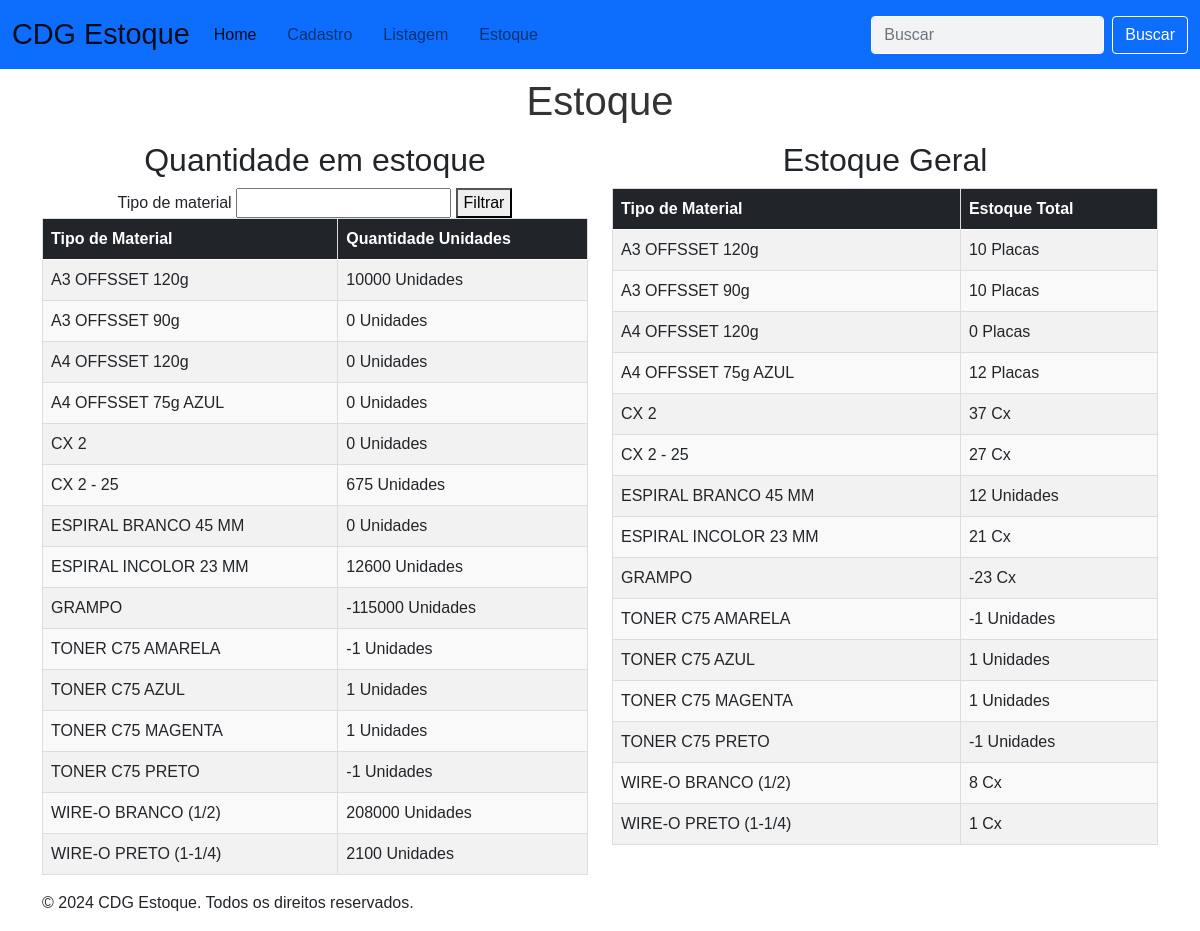
The page /estoque/ on the database as committed earlier.
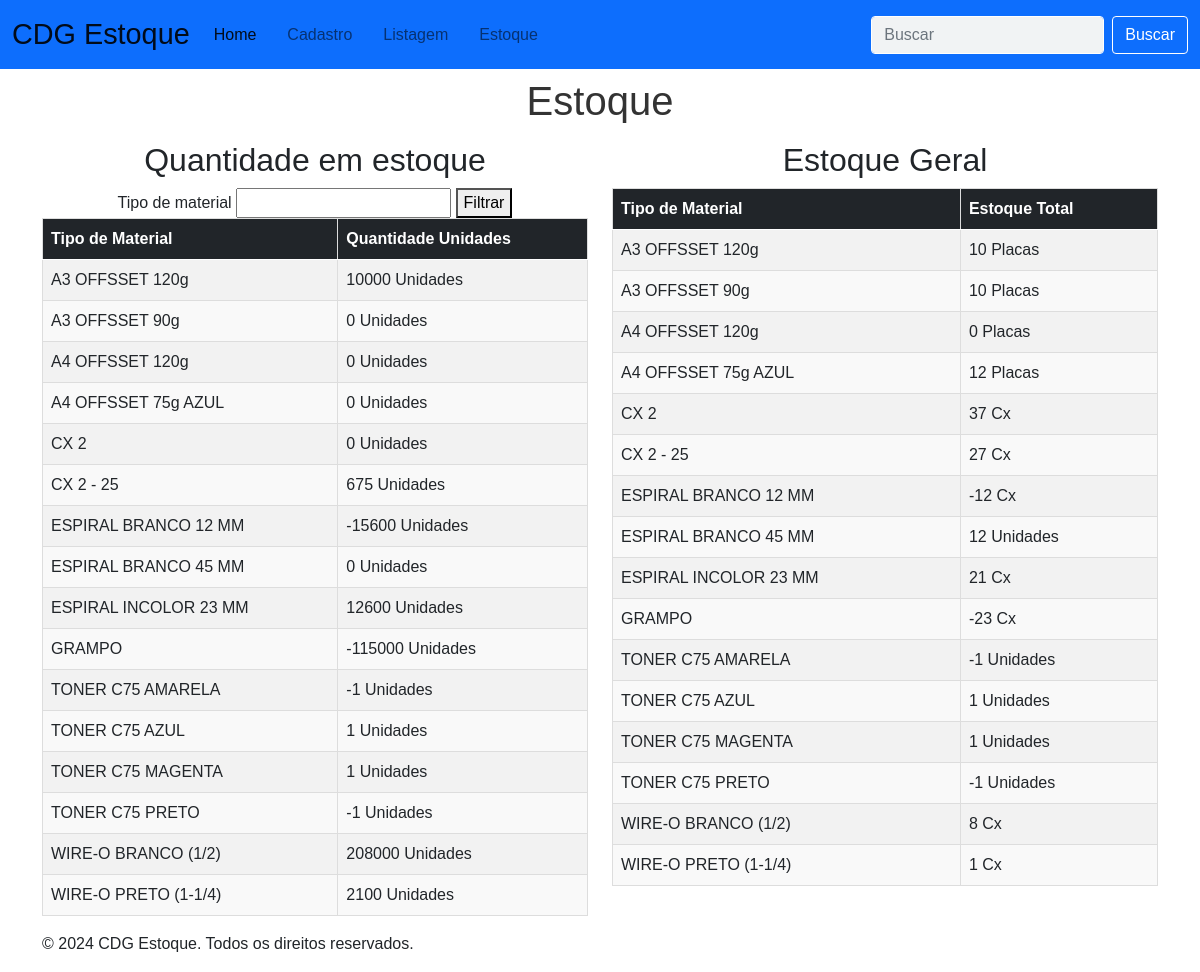
The same page on the database as committed later.
### app/models.py (models this page shows, shortened)
class Estoque(models.Model):
    entrada_saida = models.CharField(max_length=50)
    data = models.DateField()
    qtde = models.IntegerField()
    tipo = models.CharField(max_length=100)
    formato = models.CharField(max_length=100)
    nome = models.CharField(max_length=150)
    tipo_de_material = models.CharField(max_length=100)
    formato_da_folha = models.CharField(max_length=100)
    folha = models.CharField(max_length=100)

### app/views.py (the view)
# urls.py: path('estoque/', estoque, name='estoque'),
def estoque(request):
    tipo_de_material = request.GET.get('tipo_de_material')
    print(tipo_de_material)
    estoque = Estoque.objects.all()
    data = {
        'entrada_saida': [f.entrada_saida for f in estoque],
        'data': [f.data for f in estoque],
        'qtde': [f.qtde for f in estoque],
        'tipo': [f.tipo for f in estoque],
        'formato': [f.formato for f in estoque],
        'nome': [f.nome for f in estoque],
        'tipo_de_material': [f.tipo_de_material for f in estoque],
        'formato_da_folha': [f.formato_da_folha for f in estoque],
        'folha': [f.folha for f in estoque],
    }
    df = pd.DataFrame(data)
    df['qtde'] = df['qtde'].apply(Decimal)
    df['qtde_placas_unidades'] = df.apply(calcular_qtde_placas, axis=1)
    df['qtde_folhas_caixa'] = df.apply(calcular_qtde_caixas, axis=1)
    df['qtde_bobinas'] = df.apply(calcular_qtde_bobinas, axis=1)
    df['qtde_bobinas_ensacamento'] = df.apply(calcular_qtde_bobinas_ensacamento, axis=1)
    df['qtde_contra_capa'] = df.apply(calcular_contra_capa, axis=1)
    df['qtde_granpeador'] = df.apply(calcular_granpeador, axis=1)
    df['qtde_grampos'] = df.apply(calcular_grampos, axis=1)
    df['qtde_folhas_caixa_2'] = df.apply(calcular_caixa_2, axis=1)
    df['qtde_tintas_toners'] = df.apply(calcular_tintas_toners, axis=1)
    df['qtde_Wireo'] = df.apply(calcular_Wireo, axis=1)
    df['qtde_espiral'] = df.apply(calcular_espiral, axis=1)
    df['qtde_final'] = df[['qtde_placas_unidades', 'qtde_folhas_caixa', 'qtde_bobinas',
                           'qtde_bobinas_ensacamento', 'qtde_contra_capa',
                           'qtde_granpeador', 'qtde_grampos', 'qtde_folhas_caixa_2',
                           'qtde_tintas_toners', 'qtde_Wireo', 'qtde_espiral']].sum(axis=1, skipna=True)
    estoque_total = calcular_estoque_total(df)
    estoque_total_geral = calcular_estoque_total_especifico(df)
    estoque_total_dict = estoque_total.to_dict()
    estoque_total_geral_dict = estoque_total_geral.to_dict(orient='records')
    if tipo_de_material:
        estoque_total_dict = [item for item in estoque_total_dict
                                     if tipo_de_material.lower() in item['tipo_de_material'].lower()]
    data['df'] = df.to_dict(orient='records')
    data['estoque_total'] = estoque_total_dict
    data['estoque_total_geral'] = estoque_total_geral_dict
    return render(request, 'estoque.html', {
        'df_geral': data['df'],
        'estoque_total': data['estoque_total'],
        'estoque_total_geral': data['estoque_total_geral']
    })

### app/views.py (called while the page is built)
def calcular_qtde_caixas(row):
    qtde = row['qtde']
    if row['tipo'] == 'Cx':
        if row['tipo_de_material'][:2] == 'A4':
            if row['tipo'] == 'Cx' and row['formato'] == 'Impressão':
                return qtde * 5000
        elif row['tipo_de_material'][:2] == 'A3':
            if row['tipo'] == 'Cx' and row['formato'] == 'Impressão':
                return qtde * 5000
        return 0
    return 0

def calcular_qtde_bobinas(row):
    qtde = row['qtde']
    if row['tipo_de_material'] in [
        'BOBINA DE LAMINAÇÃO BRILHO (MAIOR)',
        'BOBINA DE LAMINAÇÃO BRILHO (MENOR)',
        'BOBINA DE LAMINAÇÃO FOSCO',
        'BOBINA DE LAMINAÇÃO HOLOGRAFICA',
        'BOBINA PLASTICA (SHIRINK)'
    ]:
        return qtde
    return 0

def calcular_qtde_bobinas_ensacamento(row):
    qtde = row['qtde']
    if row['tipo_de_material'] == 'BOBINA PLASTICA A4 (ENSACAMENTO)':
        return qtde * 8
    elif row['tipo_de_material'] == 'BOBINA PLASTICA A3 (ENSACAMENTO)':
        return qtde * 6
    else:
        return 0

def calcular_granpeador(row):
    qtde = row['qtde']
    if row['tipo_de_material'] == 'GRAMPEADOR':
        return qtde
    else:
        return 0

### app/templates/estoque.html (shortened to what this page needs)
<!DOCTYPE html>
<html lang="pt-br">
<head>
    <link href="https://cdn.jsdelivr.net/npm/bootstrap@5.0.2/dist/css/bootstrap.min.css" rel="stylesheet">
</head>
<body>
    <header class="text-center">
        <nav class="navbar navbar-expand-lg navbar-light bg-primary">
            <div class="container-fluid">
              <a class="navbar-brand" href="#">CDG Estoque</a>
              <div class="collapse navbar-collapse" id="navbarSupportedContent">
                <ul class="navbar-nav me-auto mb-2 mb-lg-0">
                  <li class="nav-item">
                    <a class="nav-link active" href="/">Home</a>
                  </li>
                  <li class="nav-item">
                    <a class="nav-link" href="/form">Cadastro</a>
                  </li>
                  <li class="nav-item">
                    <a class="nav-link" href="/home">Listagem</a>
                  </li>
                  <li class="nav-item">
                    <a class="nav-link" href="/estoque">Estoque</a>
                  </li>
                </ul>
                <form class="d-flex">
                  <input class="form-control me-2" type="search" placeholder="Buscar" aria-label="Buscar">
                  <button class="btn btn-outline-success" type="submit">Buscar</button>
                </form>
              </div>
            </div>
          </nav>
    </header>
    <div class="col-8 m-auto pt-2 pb-2 text-center">
        <h1>Estoque</h1>
    </div>
    <div class="container">
        <div class="row text-center">
            <div class="col">
                <h2>Quantidade em estoque</h2>
                <form action="{% url 'estoque' %}" method="get">
                    <label for="">Tipo de material</label>
                    <input type="text" id="tipo_de_material" name="tipo_de_material">
                    <button type="submit">Filtrar</button>
                </form>
                <table class="table table-striped table-hover">
                    <thead class="table-dark">
                        <tr>
                            <th>Tipo de Material</th>
                            <th>Quantidade Unidades</th>
                        </tr>
                    </thead>
                    <tbody>
                        {% if estoque_total %}
                            {% for tipo_material, quantidade in estoque_total.items %}
                            <tr>
                                <td>{{ tipo_material }}</td>
                                <td id="qtde">{{ quantidade|default:0 }} Unidades</td>
                            </tr>
                            {% endfor %}
                        {% else %}
                            <tr>
                                <td colspan="2" class="no-data">Nenhum dado disponível.</td>
                            </tr>
                        {% endif %}
                    </tbody>
                </table>
            </div>
            <div class="col">
                <h2>Estoque Geral</h2>
                <table class="table table-striped table-hover">
                    <thead class="table-dark">
                        <tr>
                            <th>Tipo de Material</th>
                            <th>Estoque Total</th>
                        </tr>
                    </thead>
                    <tbody>
                        {% for item in estoque_total_geral %}
                            <tr>
                                <td>{{ item.tipo_de_material }}</td>
                                <td>{{ item.estoque_total }} {{ item.tipo }}</td>
                            </tr>
                        {% endfor %}
                    </tbody>
                </table>
            </div>
        </div>
        <footer class="footer">
            <p>&copy; 2024 CDG Estoque. Todos os direitos reservados.</p>
        </footer>
    </div>
</body>
</html>

Rows that differ between the two databases and show on the page:
added Estoque: estoque_total "ESPIRAL BRANCO 12 MM", tipo_de_material "ESPIRAL BRANCO 12 MM"
Other text that changed with them:
new list line: "-15600 Unidades"
new list line: "-12"
new list line: "Cx"
